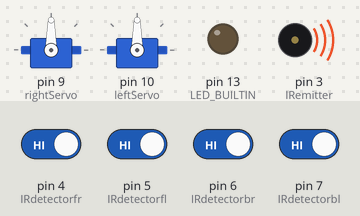
The sketch below on a simulated Arduino Uno, built with avr-gcc and run on an emulated ATmega328P. On the bench: 2 × servo, output pins drawn as LEDs (lit = HIGH), buzzer (waves = sounding). The inputs (shaded band) are chosen by the test bench; at power-on: pin 4 (IRdetectorfr), pin 5 (IRdetectorfl), pin 6 (IRdetectorbr), pin 7 (IRdetectorbl) HIGH. Pins used as bus, display or sensor lines are not drawn.

Above: at 1.2 s.
1.3 s: pin 4 (IRdetectorfr) driven LOW and pin 5 (IRdetectorfl) driven LOW and pin 6 (IRdetectorbr) driven LOW and pin 7 (IRdetectorbl) driven LOW
At 1.63 s:
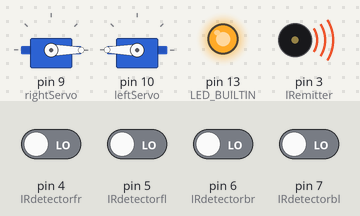
4.3 s: pin 4 (IRdetectorfr) driven HIGH
At 4.45 s:
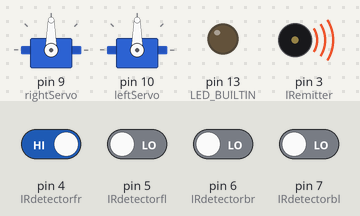
7.3 s: pin 4 (IRdetectorfr) driven LOW
At 7.48 s:
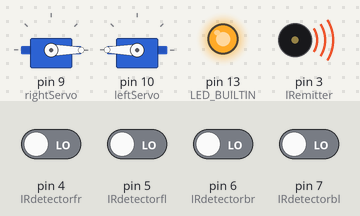
10.3 s: pin 5 (IRdetectorfl) driven HIGH
At 10.51 s:
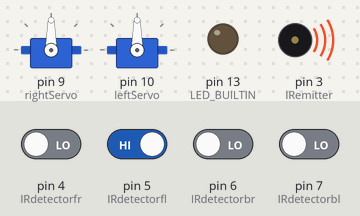
Timing chart, 0 to 14.3 s (numbered marks = the images above; inputs shaded):
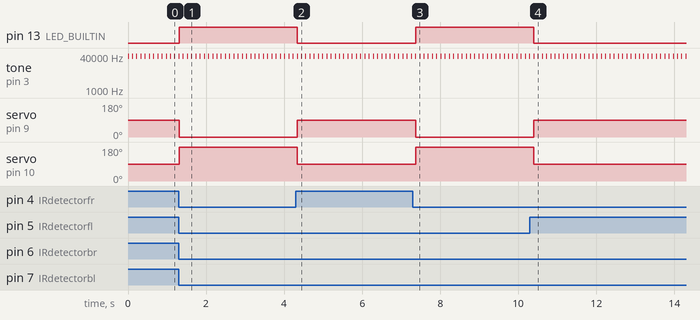

Measured:
- after the input at 1.3 s, pin 13 (LED_BUILTIN): LOW → HIGH at once; servo on pin 9 (rightServo): 90° → 0° at once; servo on pin 10 (leftServo): 90° → 180° at once
- after the input at 4.3 s, pin 13 (LED_BUILTIN): HIGH → LOW at once; servo on pin 9 (rightServo): 0° → 90° at once; servo on pin 10 (leftServo): 180° → 90° at once
- after the input at 7.3 s, pin 13 (LED_BUILTIN): LOW → HIGH after 0.07 s; servo on pin 9 (rightServo): 90° → 0° after 0.07 s; servo on pin 10 (leftServo): 90° → 180° after 0.07 s
- after the input at 10.3 s, pin 13 (LED_BUILTIN): HIGH → LOW after 0.10 s; servo on pin 9 (rightServo): 0° → 90° after 0.10 s; servo on pin 10 (leftServo): 180° → 90° after 0.10 s
- by itself, tone on pin 3 (IRemitter): alternates 38000 Hz for 0.01 s and silent for 0.09 s

The sketch:

Four_Sensors_With_Servos.ino
```cpp
#include <Servo.h>

//one pin for the IR emitters, and 4 pins for each detector
int IRemitter = 3;
int IRdetectorfr = 4;
int IRdetectorfl = 5;
int IRdetectorbr = 6;
int IRdetectorbl = 7;

//each distance reads 1 or 0, where 1 means the wave was detected, and 0 means the wave wasn't detected
int distancefr;
int distancefl;
int distancebr;
int distancebl;

Servo leftServo;
Servo rightServo;

void setup() {
  //for testing purposes, use the built in LED
  pinMode(LED_BUILTIN, OUTPUT);
  digitalWrite(LED_BUILTIN, LOW);

  pinMode(IRemitter, OUTPUT);
  digitalWrite(IRemitter, HIGH);

  pinMode(IRdetectorfr, INPUT);
  pinMode(IRdetectorfl, INPUT);
  pinMode(IRdetectorbr, INPUT);
  pinMode(IRdetectorbl, INPUT);

  Serial.begin(9600);

  rightServo.attach(9);   //attaches rightServo to 9 pin
  leftServo.attach(10);   //attaches leftServo to 10 pin
  rightServo.write(90);   //no movement on this servo
  leftServo.write(90);    //no movement

}

void loop() {
  distancefr = readIR(IRdetectorfr); //read from the detector
  distancefl = readIR(IRdetectorfl);
  distancebr = readIR(IRdetectorbr); //read from the detector
  distancebl = readIR(IRdetectorbl);


  //move servos if a surface was detected
  if(distancebl==LOW && distancebr==LOW && distancefl==LOW && distancefr==LOW){   //LOW
    digitalWrite(LED_BUILTIN, HIGH);
    leftServo.write(180);
    rightServo.write(0);

  }

  //stop the servos if no surface detected
  else{
    digitalWrite(LED_BUILTIN, LOW);

    leftServo.write(90);
    rightServo.write(90);

  }

  delay(100);

}

int readIR(int IRdetector){
  tone(IRemitter, 38000, 8);
  delay(1);
  int ir = digitalRead(IRdetector); //0 means wave detected, 1 means not
  delay(1);
  return ir;

}
```
